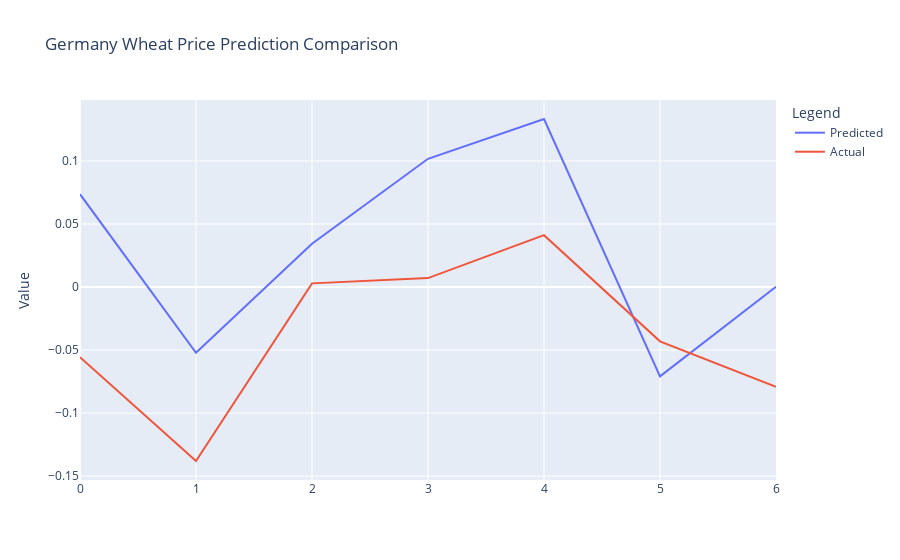

The notebook cell saved with this chart:
### Markdown cell above
## Visualizing Predicted vs Actual Wheat Prices in Germany

### Code cell
import plotly.graph_objects as go

def plot_prediction_vs_actual(pred_values, actual_values, x_labels=None, title='Predicted vs Actual Values'):

    # Check if x_labels are provided, otherwise use index
    if x_labels is None:
        x_labels = list(range(len(pred_values)))

    # Create traces for predicted and actual values
    trace_pred = go.Scatter(
        x=x_labels,
        y=pred_values,
        mode='lines',
        name='Predicted'
    )
    
    trace_actual = go.Scatter(
        x=x_labels,
        y=actual_values,
        mode='lines',
        name='Actual'
    )
    
    # Create the figure and add both traces
    fig = go.Figure()
    fig.add_trace(trace_pred)
    fig.add_trace(trace_actual)
    
    # Update layout with title and axis labels
    fig.update_layout(
        title=title,
        xaxis_title="Months" if x_labels is None else "",
        yaxis_title="Value",
        legend_title="Legend"
    )
    
    # Show the figure
    fig.show()

# Example usage:
plot_prediction_vs_actual(pred_germany, test, title='Germany Wheat Price Prediction Comparison')

### Figure 1 — Plotly figure (JSON) as saved in the notebook; plotly's stock layout.template omitted (floating-point values rounded to 4 significant figures)
{"data": [{"mode": "lines", "name": "Predicted", "type": "scatter", "x": [0, 1, 2, 3, 4, 5, 6], "y": [0.07363, -0.05218, 0.03432, 0.1017, 0.1333, -0.07086, 0.0001613]}, {"mode": "lines", "name": "Actual", "type": "scatter", "x": [0, 1, 2, 3, 4, 5, 6], "y": [-0.05567, -0.138, 0.002909, 0.007076, 0.04113, -0.04305, -0.07916]}], "layout": {"legend": {"title": {"text": "Legend"}}, "title": {"text": "Germany Wheat Price Prediction Comparison"}, "xaxis": {"title": {"text": ""}}, "yaxis": {"title": {"text": "Value"}}}}
